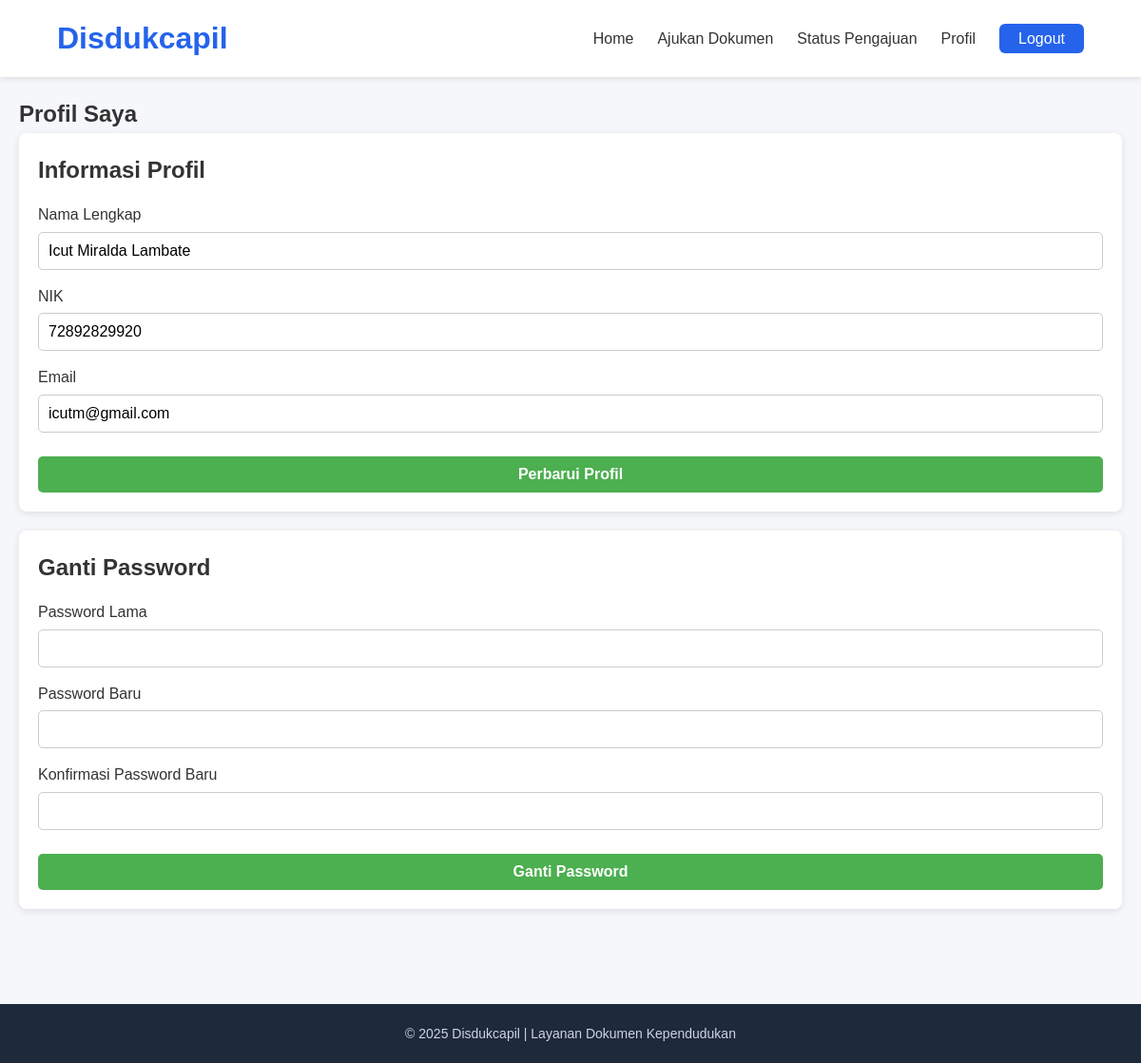
Page /user/profil.php (signed in) on the committed database.
### tables this page shows
CREATE TABLE `users` (
  `id` int(11) NOT NULL,
  `nama` varchar(100) DEFAULT NULL,
  `nik` varchar(20) DEFAULT NULL,
  `email` varchar(100) DEFAULT NULL,
  `password` varchar(255) DEFAULT NULL,
  `created_at` timestamp NOT NULL DEFAULT current_timestamp(),
  `role` enum('admin','user') DEFAULT 'user'
);

### user/profil.php (the view, shortened to what this page needs)
<?php
include '../includes/koneksi.php';
$user_id = $_SESSION['user_id'];
$query = mysqli_query($koneksi, "SELECT * FROM users WHERE id = '$user_id'");
$user = mysqli_fetch_assoc($query);
?>
<!DOCTYPE html>
<html lang="id">
<head>
    <link rel="stylesheet" href="../assets/css/index.css">
    <link rel="stylesheet" href="../assets/css/user.css">
</head>
<body>
<div class="admin-wrapper">
<?php include '../includes/user/navbar.php'; ?>
<div class="admin-main">
    <div class="admin-content profil-wrapper">
        <h2>Profil Saya</h2>
        <section class="card-profil">
            <h3>Informasi Profil</h3>
            <form method="post" action="profil.php">
                <div class="input-field">
                    <label for="nama">Nama Lengkap</label>
                    <input type="text" name="nama" value="<?= htmlspecialchars($user['nama']); ?>" required>
                </div>
                <div class="input-field">
                    <label for="nik">NIK</label>
                    <input type="text" name="nik" value="<?= htmlspecialchars($user['nik']); ?>" required>
                </div>
                <div class="input-field">
                    <label for="email">Email</label>
                    <input type="email" name="email" value="<?= htmlspecialchars($user['email']); ?>" required>
                </div>
                <button type="submit" name="update" class="btn-primary">Perbarui Profil</button>
            </form>
        </section>
        <section class="card-profil">
            <h3>Ganti Password</h3>
            <form method="post">
                <div class="input-field">
                    <label for="current_password">Password Lama</label>
                    <input type="password" name="current_password" required>
                </div>
                <div class="input-field">
                    <label for="new_password">Password Baru</label>
                    <input type="password" name="new_password" required>
                </div>
                <div class="input-field">
                    <label for="confirm_password">Konfirmasi Password Baru</label>
                    <input type="password" name="confirm_password" required>
                </div>
                <button type="submit" name="change_password" class="btn-primary">Ganti Password</button>
            </form>
        </section>
    </div>
</div>
<?php include '../includes/user/footer.php'; ?>
</div>
</body>
</html>

### assets/css/index.css (style rules this page uses)
html, body { height: 100%; display: flex; flex-direction: column; }
* { margin: 0; padding: 0; box-sizing: border-box; font-family: Arial, Helvetica, sans-serif; }
body { background-color: #f5f7fa; color: #333; line-height: 1.6; }
html { scroll-behavior: smooth; }
.btn-primary { padding: 12px 24px; background: white; color: #2563eb; border-radius: 6px; font-weight: bold; }

### assets/css/user.css (style rules this page uses)
.profil-wrapper { width: 100%; margin: 0 auto; padding: 20px; }
.card-profil { background: #fff; padding: 20px; margin-bottom: 20px; border-radius: 8px; box-shadow: 0 2px 8px rgba(0, 0, 0, 0.1); }
.card-profil h3 { font-size: 1.5rem; margin-bottom: 15px; }
.input-field { margin-bottom: 15px; }
.input-field label { display: block; font-size: 1rem; color: #333; margin-bottom: 5px; }
.input-field input { width: 100%; padding: 10px; font-size: 1rem; border: 1px solid #ccc; border-radius: 5px; }
button.btn-primary { background-color: #4CAF50; color: white; padding: 10px 20px; border: none; border-radius: 5px; cursor: pointer; width: 100%; font-size: 1rem; margin-top: 10px; }

### rows in the picture
users: nama "Icut Miralda Lambate", nik "72892829920", email "icutm@gmail.com"
